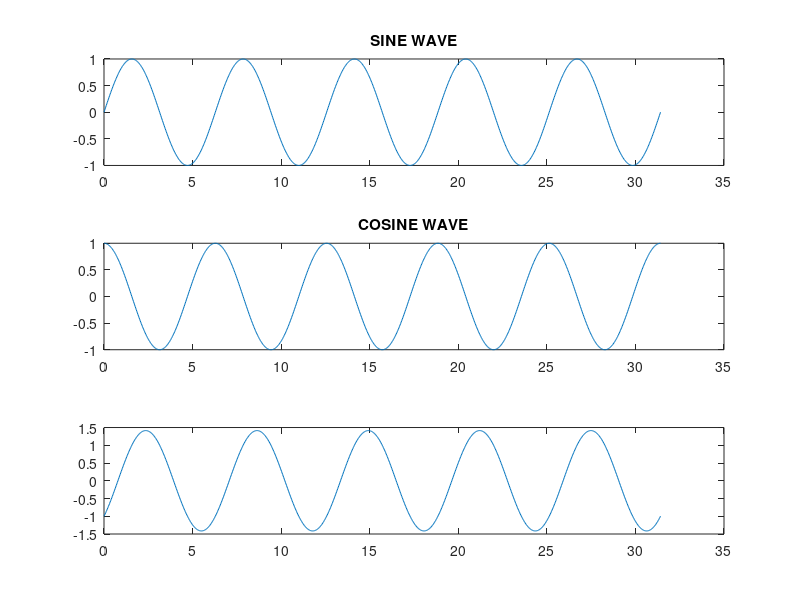

MATLAB code for this plot:
%SUBSTRACTION OF TWO SIGNALS BY USER INPUT

t=0:0.001:1;
f=input('ENTER THE REQUIRED FREQUENCY');
n=2*pi*f*t;
x1=sin(n);
subplot(311);
plot(n,x1);
title('SINE WAVE');
x2=cos(n);
subplot(312);
plot(n,x2);
title('COSINE WAVE');
y=x1-x2;
subplot(313);
plot(n,y)

